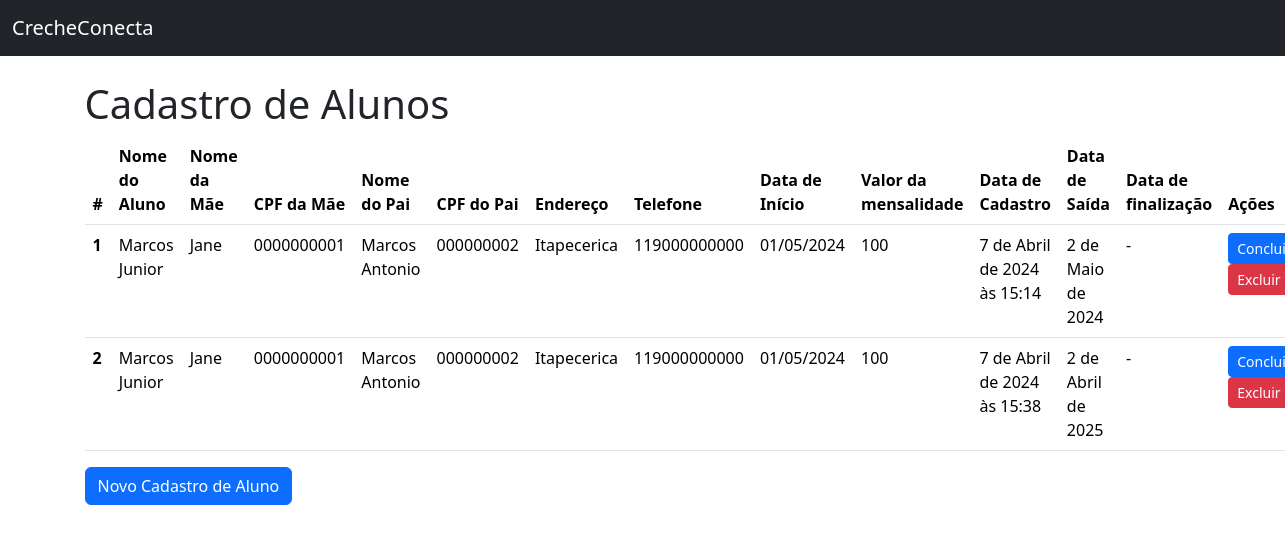
Before: / with the older database file.
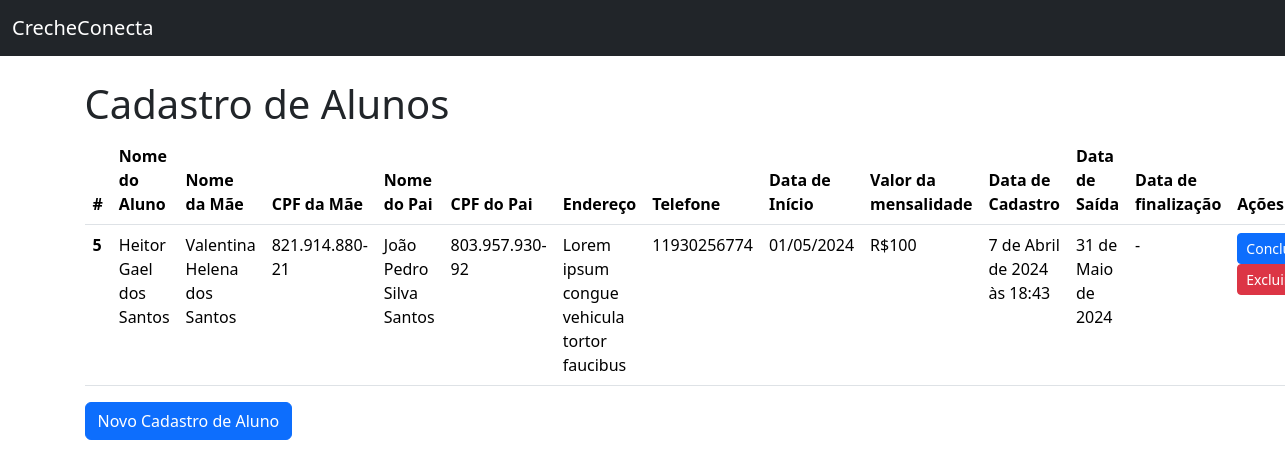
After: the same page with the newer database file.
### todos/models.py (models this page shows)
class Todo(models.Model):
    nome_aluno = models.CharField(max_length=100, null=False, blank=False)
    nome_mae = models.CharField(max_length=100, null=False, blank=False)
    cpf_mae = models.CharField(max_length=100, null=False, blank=False)
    nome_pai = models.CharField(max_length=100, null=False, blank=False)
    cpf_pai = models.CharField(max_length=100, null=False, blank=False)
    endereco = models.CharField(max_length=100, null=False, blank=False)
    telefone = models.CharField(max_length=100, null=False, blank=False)
    dt_inicio = models.CharField(max_length=100, null=False, blank=False)
    mensalidade = models.CharField(max_length=100, null=False, blank=False)
    created_at = models.DateTimeField(auto_now_add=True, null=False, blank=False)
    dt_saida = models.DateField(null=False, blank=False)
    finished_at = models.DateField(null=True)

### todos/views.py (the view)
# urls.py: path("", TodoListView.as_view(), name="todo_list"),
class TodoListView(ListView):
    model = Todo

### todos/Templates/todos/todo_list.html (shortened to what this page needs)
{% extends 'base.html' %}
{% block content %}
            <h1>Cadastro de Alunos</h1>
            {% if todo_list %}
                <table class="table">
                    <thead>
                        <tr>
                        <th scope="col">#</th>
                        <th scope="col">Nome do Aluno</th>
                        <th scope="col">Nome da Mãe</th>
                        <th scope="col">CPF da Mãe</th>
                        <th scope="col">Nome do Pai</th>
                        <th scope="col">CPF do Pai</th>
                        <th scope="col">Endereço</th>
                        <th scope="col">Telefone</th>
                        <th scope="col">Data de Início</th>
                        <th scope="col">Valor da mensalidade</th>
                        <th scope="col">Data de Cadastro</th>
                        <th scope="col">Data de Saída</th>
                        <th scope="col">Data de finalização</th>
                        <th scope="col">Ações</th>
                        </tr>
                    </thead>
                    <tbody>
                        {% for todo in todo_list %}
                            <tr>
                                <th scope="row"> {{ todo.id }}</th>
                                <td>{{ todo.nome_aluno }}</td>
                                <td>{{ todo.nome_mae }}</td>
                                <td>{{ todo.cpf_mae }}</td>
                                <td>{{ todo.nome_pai|default:"-" }}</td>
                                <td>{{ todo.cpf_pai|default:"-" }}</td>
                                <td>{{ todo.endereco }}</td>
                                <td>{{ todo.telefone }}</td>
                                <td>{{ todo.dt_inicio  }}</td>
                                <td>{{ todo.mensalidade }}</td>
                                <td>{{ todo.created_at }}</td>
                                <td>{{ todo.dt_saida }}</td>
                                <td>{{ todo.finished_at|default:"-" }}</td>
                                <td>
                                    <a href="#" class="btn btn-primary btn-sm">Concluir</a>
                                    <a href="#" class="btn btn-danger btn-sm">Excluir</a>
                                </td>
                            </tr>
                        {% endfor %}
                    </tbody>
                </table>
            {% else %}
                <p>Não há alunos cadastrados</p>
            {% endif %}
            <a href="{% url 'todo_create' %}" class="btn btn-primary">Novo Cadastro de Aluno</a>
{% endblock content %}

### todos/Templates/base.html (shortened to what this page needs)
<!doctype html>
<html lang="pt-br">
  <head>
    <link href="https://cdn.jsdelivr.net/npm/bootstrap@5.3.3/dist/css/bootstrap.min.css" rel="stylesheet">
  </head>
  <body>
        <nav class="navbar bg-dark mb-4" data-bs-theme="dark">
            <div class="container-fluid">
                <a class="navbar-brand" href=""{% url 'todo_list' %}">CrecheConecta</a>
            </div>
        </nav>
        <main class="container">
            {% block content %} {% endblock content %}
        </main>
  </body>
</html>

Changed rows visible on the page:
removed Todo: id "1", nome_aluno "Marcos Junior", nome_mae "Jane", cpf_mae "0000000001", nome_pai "Marcos Antonio", cpf_pai "000000002", endereco "Itapecerica", telefone "119000000000", dt_inicio "01/05/2024", mensalidade "100", created_at "7 de Abril de 2024 às 15:14", dt_saida "2 de Maio de 2024", finished_at "-"
removed Todo: id "2", nome_aluno "Marcos Junior", nome_mae "Jane", cpf_mae "0000000001", nome_pai "Marcos Antonio", cpf_pai "000000002", endereco "Itapecerica", telefone "119000000000", dt_inicio "01/05/2024", mensalidade "100", created_at "7 de Abril de 2024 às 15:38", dt_saida "2 de Abril de 2025", finished_at "-"
added Todo: id "5", nome_aluno "Heitor Gael dos Santos", nome_mae "Valentina Helena dos Santos", cpf_mae "821.914.880-21", nome_pai "João Pedro Silva Santos", cpf_pai "803.957.930-92", endereco "Lorem ipsum congue vehicula tortor faucibus", telefone "11930256774", dt_inicio "01/05/2024", mensalidade "R$100", created_at "7 de Abril de 2024 às 18:43", dt_saida "31 de Maio de 2024", finished_at "-"
